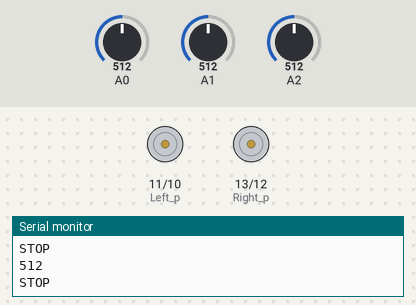
A sketch run on a simulated Arduino Uno, built with avr-gcc and run on an emulated ATmega328P. On the bench: motor-driver pin pairs drawn as motors (green arrow = first pin HIGH = forward, orange = second pin HIGH = backward, longer = more drive), the last lines printed to the serial monitor. The test bench sets the inputs (shaded band); at power-on: A2 = 512, A0 = 512, A1 = 512.

Above: at 1.2 s.
1.3 s: A2 set to 463
2.8 s: A2 set to 435
At 4.0 s:
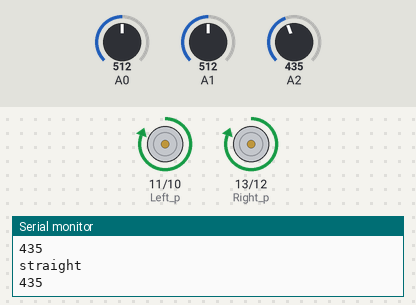
4.3 s: A0 set to 316
5.8 s: A0 set to 289
At 6.5 s:
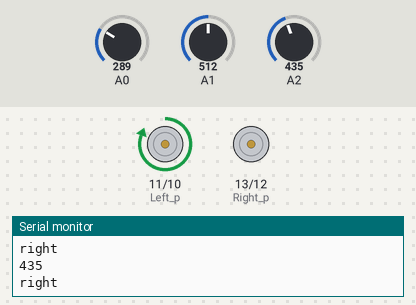
7.3 s: A1 set to 308
8.8 s: A1 set to 287
At 9.8 s:
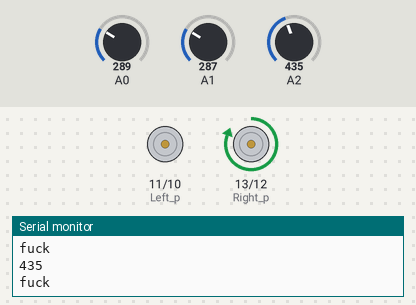
Timing chart, 0 to 11.3 s (numbered marks = the images above; inputs shaded):
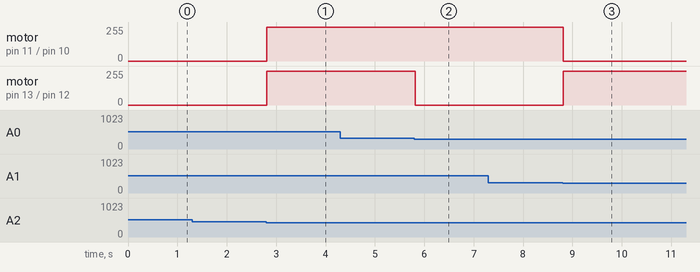

The sketch:

Robot_Car_code.ino
```cpp
int Left_p=11;
int Left_n=10;
int Right_p=13;
int Right_n=12;
int threshold=300;
int ultra_threshold=450;
int rightcorner=210;
//int Sensor=9;

void setup()
{
  Serial.begin(9600);
  pinMode (Left_p,OUTPUT);
  pinMode (Left_n,OUTPUT);
  pinMode (Right_p,OUTPUT);
  pinMode (Right_n,OUTPUT);
  //pinMode (Sensor;OUTPUT);

  pinMode (A0,INPUT);
  pinMode (A1,INPUT);
  pinMode (A2,INPUT);
  pinMode (A3,INPUT);
  pinMode (A4,INPUT);
  //pinMode (A5,INPUT);
}


void loop()
{
  int ex_right=analogRead (A0);
  int ex_left=analogRead (A1);
  int ultra=analogRead (A2);

  Serial.println(ultra);
  if (ultra > ultra_threshold) {
      digitalWrite (Left_p,LOW);
      digitalWrite (Left_n,LOW);
      digitalWrite (Right_p,LOW);
      digitalWrite (Right_n,LOW);
      Serial.println("STOP");
  } else {
    // straight
    if (ex_left>threshold && ex_right>threshold)
    {
        digitalWrite (Left_p,HIGH);
        digitalWrite (Left_n,LOW);
        digitalWrite (Right_p,HIGH);
        digitalWrite (Right_n,LOW);
        Serial.println("straight");

    }

    // right
    if(ex_left>threshold && ex_right<threshold)
    {
        digitalWrite (Left_p,HIGH);
        digitalWrite (Left_n,LOW);
        digitalWrite (Right_p,LOW);
        digitalWrite (Right_n,LOW);
        Serial.println("right");
    }

    // left
    if(ex_left<threshold && ex_right>threshold)
    {
        digitalWrite (Left_p,LOW);
        digitalWrite (Left_n,LOW);
        digitalWrite (Right_p,HIGH);
        digitalWrite (Right_n,LOW);
        Serial.println("left");
    }

    // fuck
    if(ex_left<threshold && ex_right<threshold)
    {
        digitalWrite (Left_p,LOW);
        digitalWrite (Left_n,LOW);
        digitalWrite (Right_p,HIGH);
        digitalWrite (Right_n,LOW);
        Serial.println("fuck");
    }
  }
 }
```

Measured:
- the behaviour switches between 451 and 450 on A2 (found by bisection; images 0 and 1)
- the behaviour switches between 300 and 299 on A0 (found by bisection; images 1 and 2)
- the behaviour switches between 300 and 299 on A1 (found by bisection; images 2 and 3)
- after the input at 2.8 s, motor on pin 11 (Left_p) / pin 10 (Left_n), motor on pin 13 (Right_p) / pin 12 (Right_n): stopped → forward 255/255 at once
- after the input at 5.8 s, motor on pin 13 (Right_p) / pin 12 (Right_n): forward 255/255 → stopped at once
- after the input at 8.8 s, motor on pin 11 (Left_p) / pin 10 (Left_n): forward 255/255 → stopped at once; motor on pin 13 (Right_p) / pin 12 (Right_n): stopped → forward 255/255 at once
